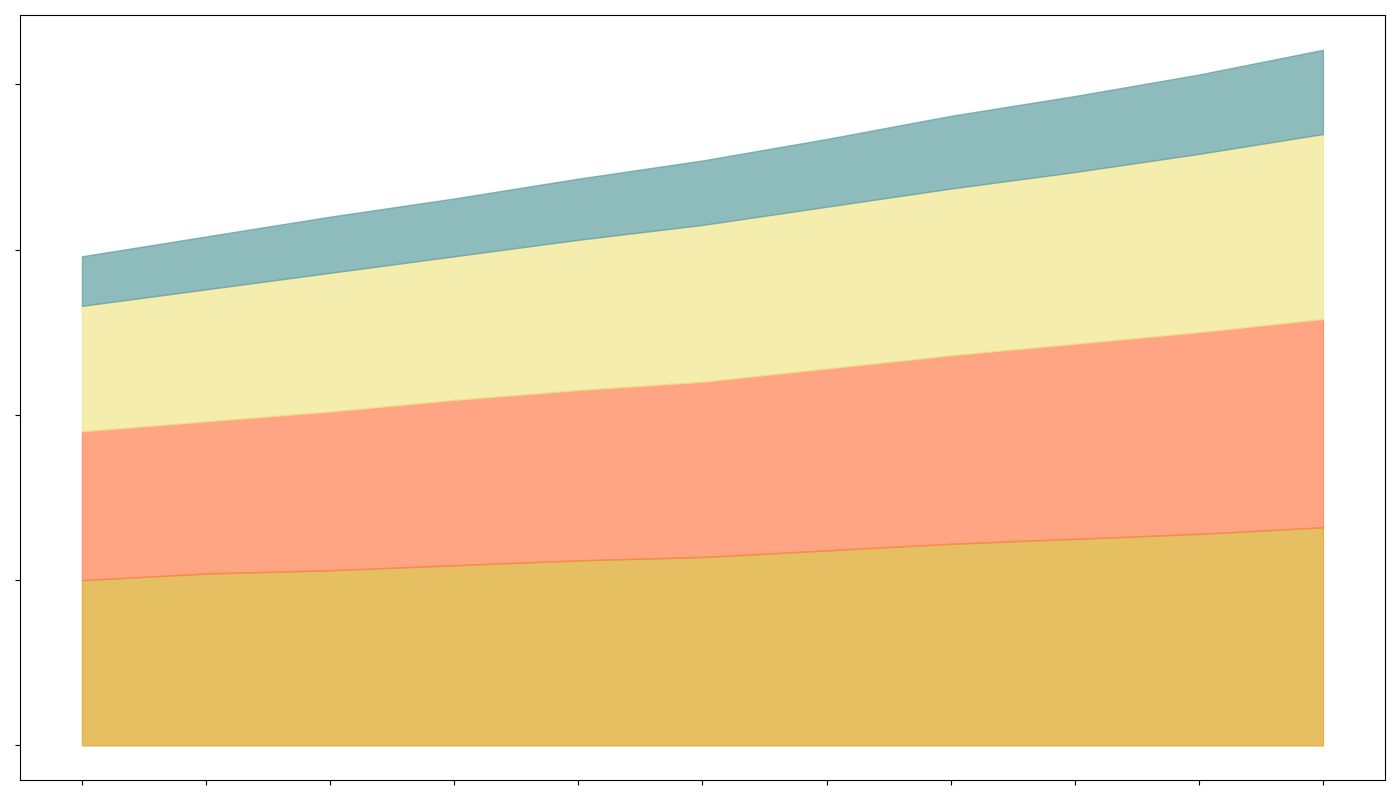

The script that drew this image:
import matplotlib.pyplot as plt
import numpy as np

years = np.arange(2010, 2021)
wheat_harvest = np.array([500, 520, 530, 545, 560, 570, 590, 610, 625, 640, 660])
corn_harvest = np.array([450, 460, 480, 500, 515, 530, 550, 570, 590, 610, 630])
rice_harvest = np.array([380, 400, 420, 435, 455, 475, 490, 505, 520, 540, 560])
soybean_harvest = np.array([150, 160, 170, 175, 185, 195, 205, 220, 230, 240, 255])

fig, ax = plt.subplots(figsize=(14, 8))
ax.fill_between(years, 0, wheat_harvest, color='goldenrod', alpha=0.7)
ax.fill_between(years, wheat_harvest, wheat_harvest + corn_harvest, color='coral', alpha=0.7)
ax.fill_between(years, wheat_harvest + corn_harvest, wheat_harvest + corn_harvest + rice_harvest, color='khaki', alpha=0.7)
ax.fill_between(years, wheat_harvest + corn_harvest + rice_harvest, 
                wheat_harvest + corn_harvest + rice_harvest + soybean_harvest, 
                color='cadetblue', alpha=0.7)

plt.xticks(years, rotation=45, ha="right")
ax.set_xticklabels([])
ax.set_yticklabels([])
plt.tight_layout()
plt.show()
